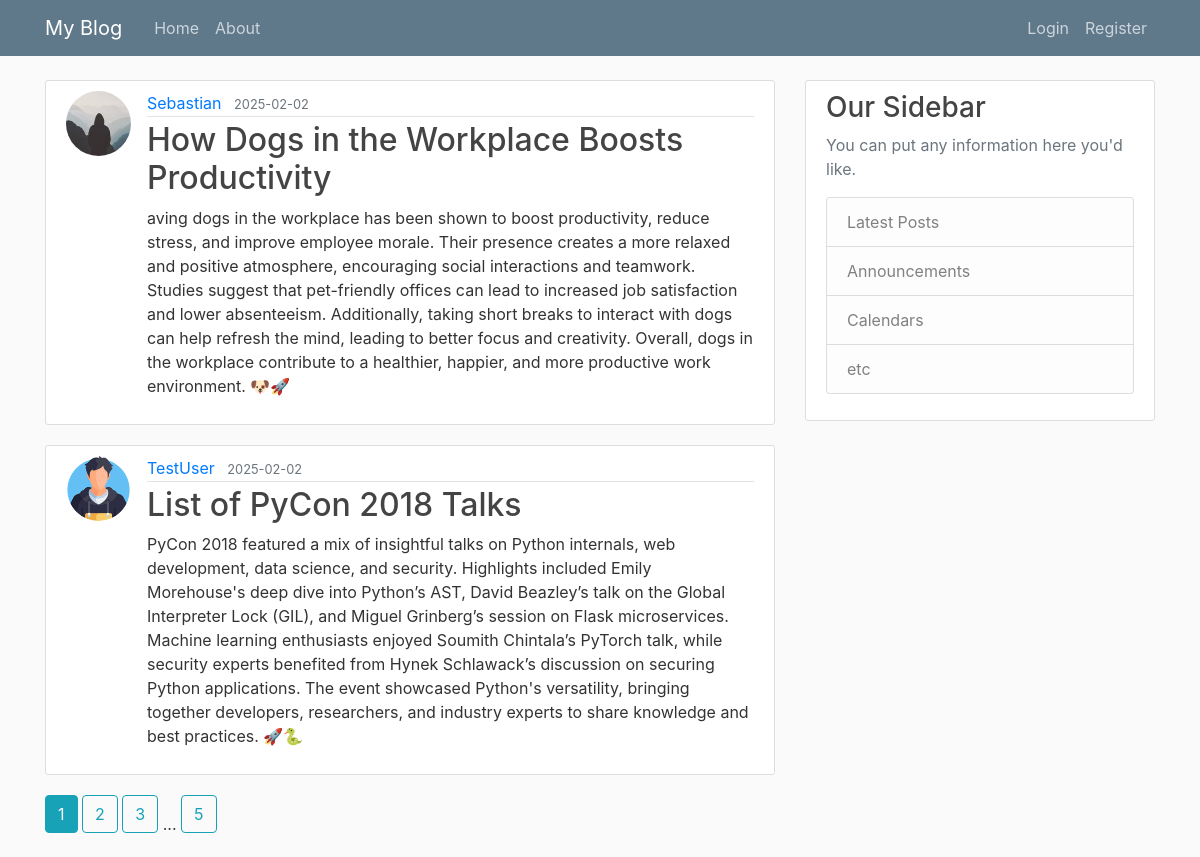
The app's page /home, older data.
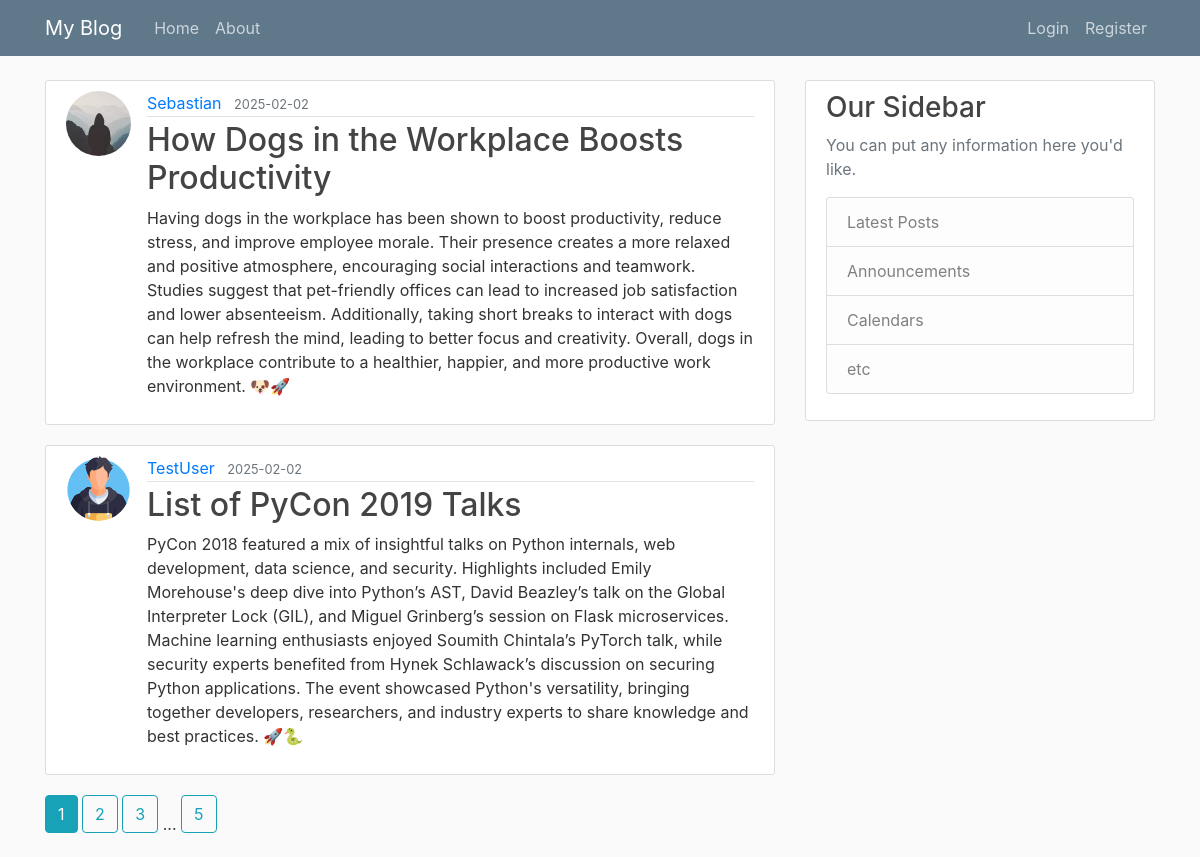
The same page, newer data.
### flaskblog/models.py (models this page shows, shortened)
class Post(db.Model):
    id = db.Column(db.Integer, primary_key=True)
    title=db.Column(db.String(100),nullable=False)
    date_posted=db.Column(db.DateTime,nullable=False,default=datetime.utcnow)
    content=db.Column(db.Text,nullable=False)
    user_id=db.Column(db.Integer,db.ForeignKey("user.id"),nullable=False)

class User(db.Model, UserMixin):
    id = db.Column(db.Integer, primary_key=True)
    username = db.Column(db.String(20),unique=True,nullable=False)
    email = db.Column(db.String(120),unique=True,nullable=False)
    image_file = db.Column(db.String(20),nullable=False,default='default.jpg')
    password = db.Column(db.String(60),nullable=False)
    posts=db.relationship('Post',backref='author',lazy=True)

### flaskblog/main/routes.py (the view)
@main.route("/")
@main.route("/home")
def home():
    page=request.args.get('page',1,type=int)
    posts=Post.query.order_by(Post.date_posted.desc()).paginate(page=page,per_page=2)
    return render_template ("home.html",posts=posts)

### flaskblog/templates/home.html
{%extends 'layout.html'%} {%block content%} {%for post in posts.items%}
<article class="media content-section">
  <img
    class="rounded-circle article-img"
    src="{{url_for('static',filename='profile_pics/'+post.author.image_file)}}"
  />
  <div class="media-body">
    <div class="article-metadata">
      <a
        class="mr-2"
        href="{{url_for('users.user_posts',username=post.author.username)}}"
        >{{ post.author.username }}</a
      >
      <small class="text-muted"
        >{{ post.date_posted.strftime('%Y-%m-%d') }}</small
      >
    </div>
    <h2>
      <a class="article-title" href="{{url_for('posts.post',post_id=post.id)}}"
        >{{ post.title }}</a
      >
    </h2>
    <p class="article-content">{{ post.content }}</p>
  </div>
</article>
{%endfor%} {%for page_num in
posts.iter_pages(left_edge=1,right_edge=1,left_current=1,right_current=2)%} {%if
page_num%} {%if posts.page==page_num%}
<a class="btn btn-info mb-4" href="{{url_for('main.home',page=page_num)}}"
  >{{page_num}}</a
>
{%else%}
<a
  class="btn btn-outline-info mb-4"
  href="{{url_for('main.home',page=page_num)}}"
  >{{page_num}}</a
>
{%endif%} {%else%} ... {%endif%} {%endfor%} {%endblock content%}

### flaskblog/templates/layout.html (shortened to what this page needs)
<!DOCTYPE html>
<html lang="en">
  <head>
    <link
      rel="stylesheet"
      href="https://cdn.jsdelivr.net/npm/bootstrap@4.4.1/dist/css/bootstrap.min.css"
    />
    <link
      rel="stylesheet" type="text/css" href="{{url_for('static',filename='main.css')}}">
  </head>
  <body>
    <header class="site-header">
      <nav class="navbar navbar-expand-md navbar-dark bg-steel fixed-top">
        <div class="container">
          <a class="navbar-brand mr-4" href="/">My Blog</a>
          <div class="collapse navbar-collapse" id="navbarToggle">
            <div class="navbar-nav mr-auto">
              <a class="nav-item nav-link" href="{{url_for('main.home')}}">Home</a>
              <a class="nav-item nav-link" href="{{url_for('main.about')}}">About</a>
            </div>
            <div class="navbar-nav">
              {%if current_user.is_authenticated %}
                <a class="nav-item nav-link" href="{{url_for('posts.new_post')}}">New Post</a>
                <a class="nav-item nav-link" href="{{url_for('users.account')}}">Account</a>
                <a class="nav-item nav-link" href="{{url_for('users.logout')}}">Logout</a>
              {%else%}
                <a class="nav-item nav-link" href="{{url_for('users.login')}}">Login</a>
                <a class="nav-item nav-link" href="{{url_for('users.register')}}">Register</a>
              {%endif%}
            </div>
          </div>
        </div>
      </nav>
    </header>
    <main role="main" class="container">
        <div class="row">
          <div class="col-md-8">
            {% block content %}{% endblock %}
          </div>
          <div class="col-md-4">
            <div class="content-section">
              <h3>Our Sidebar</h3>
              <p class='text-muted'>You can put any information here you'd like.
                <ul class="list-group">
                  <li class="list-group-item list-group-item-light">Latest Posts</li>
                  <li class="list-group-item list-group-item-light">Announcements</li>
                  <li class="list-group-item list-group-item-light">Calendars</li>
                  <li class="list-group-item list-group-item-light">etc</li>
                </ul>
              </p>
            </div>
          </div>
        </div>
      </main>
  </body>
</html>

### flaskblog/static/main.css (style rules this page uses)
body { background: #fafafa; color: #333333; margin-top: 5rem; }
h1, h2, h3, h4, h5, h6 { color: #444444; }
.bg-steel { background-color: #5f788a; }
.site-header .navbar-nav .nav-link { color: #cbd5db; }
.content-section { background: #ffffff; padding: 10px 20px; border: 1px solid #dddddd; border-radius: 3px; margin-bottom: 20px; }
.article-title { color: #444444; }
.article-content { white-space: pre-line; }
.article-img { height: 65px; width: 65px; margin-right: 16px; }
.article-metadata { padding-bottom: 1px; margin-bottom: 4px; border-bottom: 1px solid #e3e3e3; }

Row changes from the older to the newer data that the page shows:
changed Post "How Dogs in the Workplace Boosts Productivity": content "aving dogs in the workplace…" → "Having dogs in the workplace…"
changed Post "TestUser": title "List of PyCon 2018 Talks" → "List of PyCon 2019 Talks"
